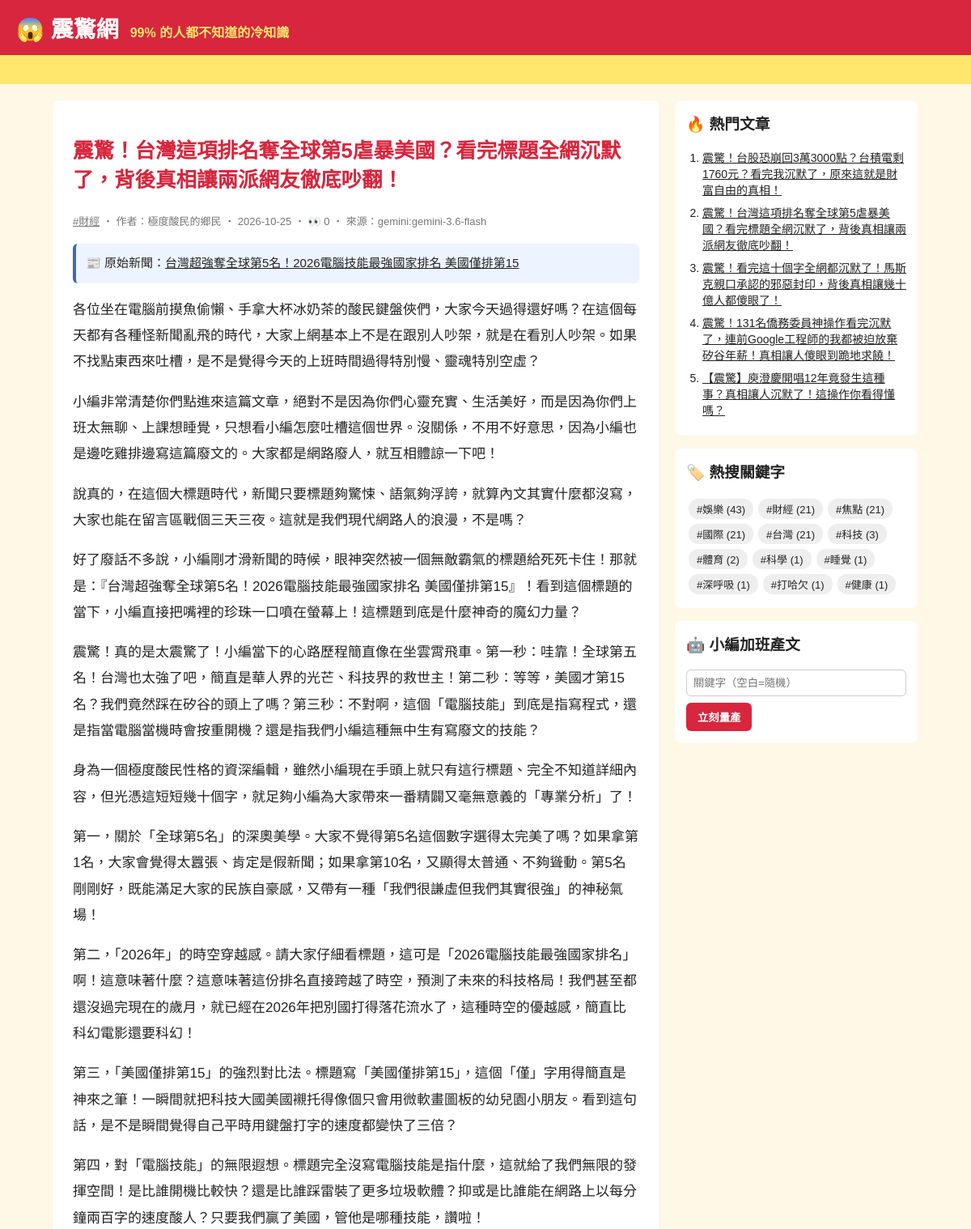
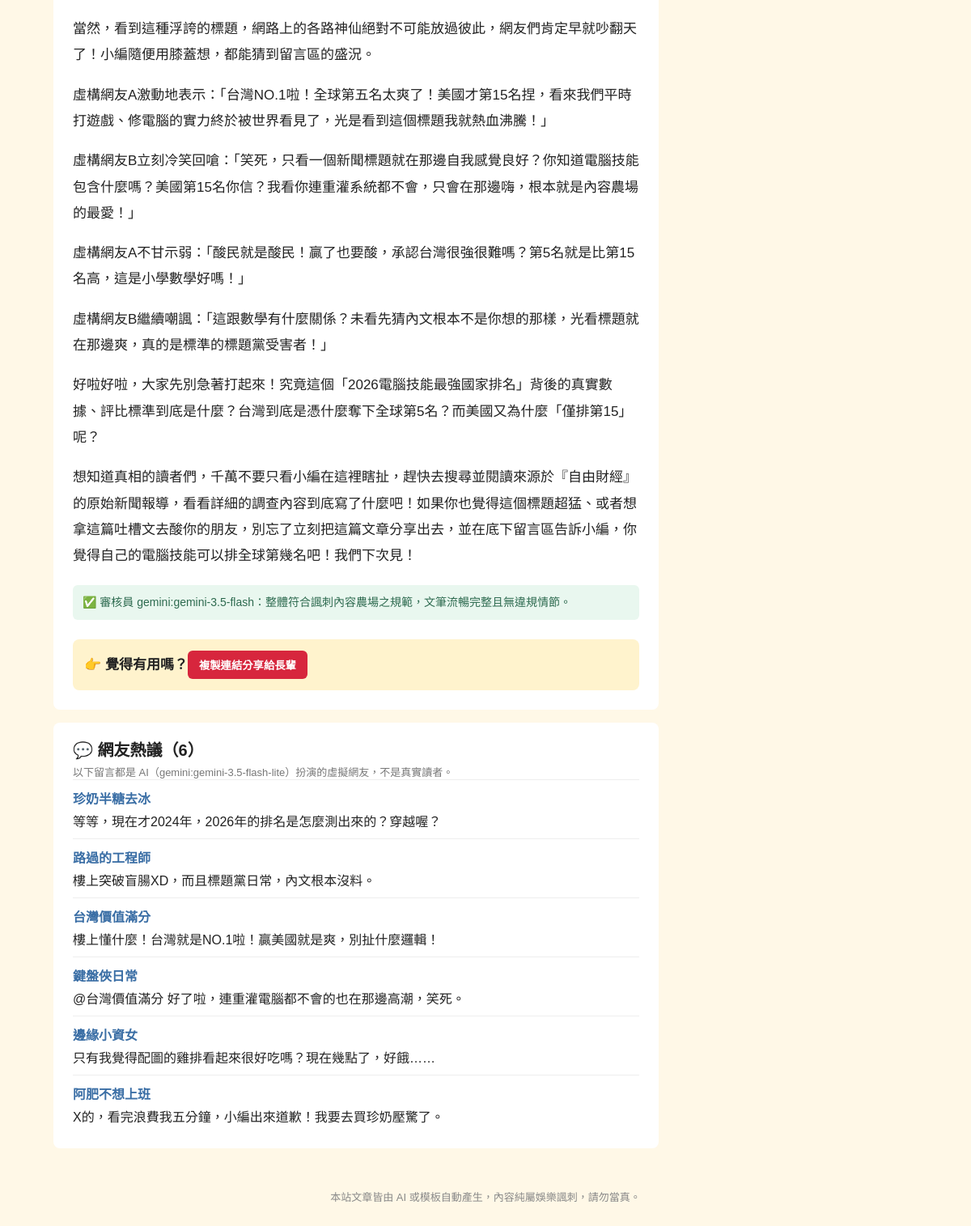
The page /article/136/ on the database its author committed (2 pictures, top to bottom).
### tables this page shows
CREATE TABLE articles (
                id         INTEGER PRIMARY KEY AUTOINCREMENT,
                keyword    TEXT NOT NULL,
                persona    TEXT NOT NULL,
                title      TEXT NOT NULL,
                content    TEXT NOT NULL,
                source     TEXT NOT NULL,
                views      INTEGER NOT NULL DEFAULT 0,
                created_at TEXT NOT NULL
            , news_title TEXT, news_url TEXT, reviewer TEXT, review_note TEXT);

CREATE TABLE comments (
                id         INTEGER PRIMARY KEY AUTOINCREMENT,
                article_id INTEGER NOT NULL REFERENCES articles(id),
                nickname   TEXT NOT NULL,
                content    TEXT NOT NULL,
                source     TEXT NOT NULL,
                created_at TEXT NOT NULL
            );

### app.py (the view)
@app.route("/article/<int:article_id>/")
def article(article_id):
    art = db.get_article(article_id, count_view=not app.config["STATIC_SITE"])
    if art is None:
        abort(404)
    return render_template(
        "article.html", a=art, paragraphs=art["content"].split("\n\n"), comments=db.list_comments(article_id)
    )

### app.py (called while the page is built)
@app.context_processor
def sidebar():
    return {"hot": db.hot_articles(), "tags": db.keywords(), "static_site": app.config["STATIC_SITE"]}

### db.py (called while the page is built)
def connect():
    conn = sqlite3.connect(DB_PATH)
    conn.row_factory = sqlite3.Row
    return conn

def list_comments(article_id):
    with connect() as conn:
        return conn.execute("SELECT * FROM comments WHERE article_id = ? ORDER BY id", (article_id,)).fetchall()

def hot_articles(limit=5):
    with connect() as conn:
        return conn.execute("SELECT * FROM articles ORDER BY views DESC, id DESC LIMIT ?", (limit,)).fetchall()

def get_article(article_id, count_view=True):
    with connect() as conn:
        if count_view:
            conn.execute("UPDATE articles SET views = views + 1 WHERE id = ?", (article_id,))
        return conn.execute("SELECT * FROM articles WHERE id = ?", (article_id,)).fetchone()

def keywords():
    with connect() as conn:
        return conn.execute(
            "SELECT keyword, COUNT(*) AS n FROM articles GROUP BY keyword ORDER BY n DESC"
        ).fetchall()

### templates/article.html (shortened to what this page needs)
{% extends "base.html" %}
{% block content %}
<article class="post">
  <h1>{{ a.title }}</h1>
  <p class="meta">
    <a href="{{ url_for('tag', keyword=a.keyword) }}">#{{ a.keyword }}</a>
    ‧ 作者：{{ a.persona }} ‧ {{ a.created_at[:10] }}{% if not static_site %} ‧ 👀 {{ a.views }}{% endif %} ‧ 來源：{{ a.source }}
  </p>
  {% if a.news_url %}
  <p class="news-src">📰 原始新聞：<a href="{{ a.news_url }}" target="_blank" rel="noopener">{{ a.news_title }}</a></p>
  {% endif %}
  {% for p in paragraphs %}<p>{{ p }}</p>{% endfor %}
  {% if a.reviewer %}
  <p class="review">✅ 審核員 {{ a.reviewer }}：{{ a.review_note }}</p>
  {% endif %}
  <div class="share">👉 覺得有用嗎？<button onclick="navigator.clipboard.writeText(location.href);this.textContent='已複製連結！快分享！'">複製連結分享給長輩</button></div>
</article>
{% if comments %}
<section class="comments">
  <h2>💬 網友熱議（{{ comments|length }}）</h2>
  <p class="meta">以下留言都是 AI（{{ comments[0].source }}）扮演的虛擬網友，不是真實讀者。</p>
  {% for c in comments %}
  <div class="comment"><b>{{ c.nickname }}</b><p>{{ c.content }}</p></div>
  {% endfor %}
</section>
{% endif %}
{% endblock %}

### templates/base.html (shortened to what this page needs)
<!doctype html>
<html lang="zh-Hant">
<head>
  <link rel="stylesheet" href="{{ url_for('static', filename='style.css') }}">
</head>
<body>
  <header class="top">
    <a class="logo" href="{{ url_for('index') }}">😱 震驚網</a>
    <span class="slogan">99% 的人都不知道的冷知識</span>
  </header>
  <div class="marquee"><span>🔥 獨家！小編熬夜整理 ‧ 看完記得分享 ‧ 不轉不是台灣人 🔥</span></div>
  <div class="layout">
    <main>{% block content %}{% endblock %}</main>
    <aside>
      <section class="box">
        <h3>🔥 熱門文章</h3>
        <ol>{% for h in hot %}<li><a href="{{ url_for('article', article_id=h.id) }}">{{ h.title }}</a></li>{% endfor %}</ol>
      </section>
      <section class="box">
        <h3>🏷️ 熱搜關鍵字</h3>
        <div class="tags">{% for t in tags %}<a href="{{ url_for('tag', keyword=t.keyword) }}">#{{ t.keyword }} ({{ t.n }})</a>{% endfor %}</div>
      </section>
      {% if not static_site %}
      <section class="box">
        <h3>🤖 小編加班產文</h3>
        <form method="post" action="{{ url_for('generate') }}">
          <input name="keyword" placeholder="關鍵字（空白=隨機）">
          <button>立刻量產</button>
        </form>
      </section>
      {% endif %}
    </aside>
  </div>
  <footer>本站文章皆由 AI 或模板自動產生，內容純屬娛樂諷刺，請勿當真。</footer>
</body>
</html>

### static/style.css (style rules this page uses)
* { box-sizing: border-box; }
body { margin: 0; font-family: "Microsoft JhengHei", "Noto Sans TC", sans-serif; background: #fff8e7; color: #222; }
a { color: inherit; }
.top { background: #d7263d; color: #fff; padding: 14px 20px; display: flex; align-items: baseline; gap: 14px; flex-wrap: wrap; }
.logo { font-size: 28px; font-weight: 900; text-decoration: none; }
.slogan { color: #ffe66d; font-weight: bold; }
.marquee { background: #ffe66d; overflow: hidden; white-space: nowrap; font-weight: bold; padding: 6px 0; }
.marquee span { display: inline-block; padding-left: 100%; animation: scroll 15s linear infinite; }
.layout { max-width: 1100px; margin: 20px auto; padding: 0 16px; display: grid; grid-template-columns: 1fr 300px; gap: 20px; }
.meta { color: #777; font-size: 13px; margin: 0; }
.post { background: #fff; border-radius: 8px; padding: 24px; line-height: 1.9; font-size: 17px; }
.post h1 { color: #d7263d; line-height: 1.4; }
.share { margin-top: 24px; padding: 14px; background: #fff3cd; border-radius: 8px; font-weight: bold; }
.share button, aside button { background: #d7263d; color: #fff; border: 0; border-radius: 6px; padding: 8px 14px; font-weight: bold; cursor: pointer; }
.box { background: #fff; border-radius: 8px; padding: 14px; margin-bottom: 16px; }
.box h3 { margin-top: 0; }
.box ol { padding-left: 20px; margin: 0; }
.box li { margin-bottom: 8px; font-size: 14px; }
.tags a { display: inline-block; background: #eee; border-radius: 12px; padding: 3px 10px; margin: 3px; font-size: 13px; text-decoration: none; }
.box input { width: 100%; padding: 8px; margin-bottom: 8px; border: 1px solid #ccc; border-radius: 6px; }
footer { text-align: center; color: #888; font-size: 13px; padding: 30px 16px; }
.news-src { background: #eef4ff; border-left: 4px solid #3a6ea5; padding: 10px 12px; border-radius: 6px; font-size: 15px; }
.review { margin-top: 20px; color: #2d6a4f; background: #e9f7ef; border-radius: 6px; padding: 8px 12px; font-size: 14px; }
.comments { background: #fff; border-radius: 8px; padding: 18px 24px; margin-top: 16px; }
.comments h2 { margin: 0 0 4px; font-size: 20px; }
.comment { border-top: 1px solid #eee; padding: 10px 0; }
.comment b { color: #3a6ea5; }
.comment p { margin: 4px 0 0; }

### rows shown on the page
articles: title "震驚！台灣這項排名奪全球第5虐暴美國？看完標題全網沉默了，背後真相讓兩派網友徹底吵翻！", keyword "財經", persona "極度酸民的鄉民", created_at "2026-10-25", views "0", source "gemini:gemini-3.6-flash", news_title "台灣超強奪全球第5名！2026電腦技能最強國家排名 美國僅排第15", reviewer "gemini:gemini-3.5-flash", review_note "整體符合諷刺內容農場之規範，文筆流暢完整且無違規情節。"
comments: source "gemini:gemini-3.5-flash-lite", nickname "珍奶半糖去冰", content "等等，現在才2024年，2026年的排名是怎麼測出來的？穿越喔？"
comments: nickname "路過的工程師", content "樓上突破盲腸XD，而且標題黨日常，內文根本沒料。"
comments: nickname "台灣價值滿分", content "樓上懂什麼！台灣就是NO.1啦！贏美國就是爽，別扯什麼邏輯！"
comments: nickname "鍵盤俠日常", content "@台灣價值滿分 好了啦，連重灌電腦都不會的也在那邊高潮，笑死。"
comments: nickname "邊緣小資女", content "只有我覺得配圖的雞排看起來很好吃嗎？現在幾點了，好餓……"
comments: nickname "阿肥不想上班", content "X的，看完浪費我五分鐘，小編出來道歉！我要去買珍奶壓驚了。"
articles: title "震驚！台股恐崩回3萬3000點？台積電剩1760元？看完我沉默了，原來這就是財富自由的真相！"
articles: title "震驚！看完這十個字全網都沉默了！馬斯克親口承認的邪惡封印，背後真相讓幾十億人都傻眼了！"
articles: title "震驚！131名僑務委員神操作看完沉默了，連前Google工程師的我都被迫放棄矽谷年薪！真相讓人傻眼到跪地求饒！"
articles: title "【震驚】庾澄慶開唱12年竟發生這種事？真相讓人沉默了！這操作你看得懂嗎？"

### other values the page prints
{{ p }} "各位坐在電腦前摸魚偷懶、手拿大杯冰奶茶的酸民鍵盤俠們，大家今天過得還好嗎？在這個每天都有各種怪新聞亂飛的時代，大家上網基本上不是在跟別人吵架，就是在看別人吵架。如果不找點東西來吐槽，是不是覺得今天的上班時間過得特別慢、靈魂特別空虛？" "小編非常清楚你們點進來這篇文章，絕對不是因為你們心靈充實、生活美好，而是因為你們上班太無聊、上課想睡覺，只想看小編怎麼吐槽這個世界。沒關係，不用不好意思，因為小編也是邊吃雞排邊寫這篇廢文的。大家都是網路廢人，就互相體諒一下吧！" "說真的，在這個大標題時代，新聞只要標題夠驚悚、語氣夠浮誇，就算內文其實什麼都沒寫，大家也能在留言區戰個三天三夜。這就是我們現代網路人的浪漫，不是嗎？" "好了廢話不多說，小編剛才滑新聞的時候，眼神突然被一個無敵霸氣的標題給死死卡住！那就是：『台灣超強奪全球第5名！2026電腦技能最強國家排名 美國僅排第15』！看到這個標題的當下，小編直接把嘴裡的珍珠一口噴在螢幕上！這標題到底是什麼神奇的魔幻力量？" "震驚！真的是太震驚了！小編當下的心路歷程簡直像在坐雲霄飛車。第一秒：哇靠！全球第五名！台灣也太強了吧，簡直是華人界的光芒、科技界的救世主！第二秒：等等，美國才第15名？我們竟然踩在矽谷的頭上了嗎？第三秒：不對啊，這個「電腦技能」到底是指寫程式，還是指當電腦當機時會按重開機？還是指我們小編這種無中生有寫廢文的技能？" "身為一個極度酸民性格的資深編輯，雖然小編現在手頭上就只有這行標題、完全不知道詳細內容，但光憑這短短幾十個字，就足夠小編為大家帶來一番精闢又毫無意義的「專業分析」了！" "第一，關於「全球第5名」的深奧美學。大家不覺得第5名這個數字選得太完美了嗎？如果拿第1名，大家會覺得太囂張、肯定是假新聞；如果拿第10名，又顯得太普通、不夠聳動。第5名剛剛好，既能滿足大家的民族自豪感，又帶有一種「我們很謙虛但我們其實很強」的神秘氣場！" "第二，「2026年」的時空穿越感。請大家仔細看標題，這可是「2026電腦技能最強國家排名」啊！這意味著什麼？這意味著這份排名直接跨越了時空，預測了未來的科技格局！我們甚至都還沒過完現在的歲月，就已經在2026年把別國打得落花流水了，這種時空的優越感，簡直比科幻電影還要科幻！" "第三，「美國僅排第15」的強烈對比法。標題寫「美國僅排第15」，這個「僅」字用得簡直是神來之筆！一瞬間就把科技大國美國襯托得像個只會用微軟畫圖板的幼兒園小朋友。看到這句話，是不是瞬間覺得自己平時用鍵盤打字的速度都變快了三倍？" "第四，對「電腦技能」的無限遐想。標題完全沒寫電腦技能是指什麼，這就給了我們無限的發揮空間！是比誰開機比較快？還是比誰踩雷裝了更多垃圾軟體？抑或是比誰能在網路上以每分鐘兩百字的速度酸人？只要我們贏了美國，管他是哪種技能，讚啦！" "當然，看到這種浮誇的標題，網路上的各路神仙絕對不可能放過彼此，網友們肯定早就吵翻天了！小編隨便用膝蓋想，都能猜到留言區的盛況。" "虛構網友A激動地表示：「台灣NO.1啦！全球第五名太爽了！美國才第15名捏，看來我們平時打遊戲、修電腦的實力終於被世界看見了，光是看到這個標題我就熱血沸騰！」" "虛構網友B立刻冷笑回嗆：「笑死，只看一個新聞標題就在那邊自我感覺良好？你知道電腦技能包含什麼嗎？美國第15名你信？我看你連重灌系統都不會，只會在那邊嗨，根本就是內容農場的最愛！」" "虛構網友A不甘示弱：「酸民就是酸民！贏了也要酸，承認台灣很強很難嗎？第5名就是比第15名高，這是小學數學好嗎！」" "虛構網友B繼續嘲諷：「這跟數學有什麼關係？未看先猜內文根本不是你想的那樣，光看標題就在那邊爽，真的是標準的標題黨受害者！」" "好啦好啦，大家先別急著打起來！究竟這個「2026電腦技能最強國家排名」背後的真實數據、評比標準到底是什麼？台灣到底是憑什麼奪下全球第5名？而美國又為什麼「僅排第15」呢？" "想知道真相的讀者們，千萬不要只看小編在這裡瞎扯，趕快去搜尋並閱讀來源於『自由財經』的原始新聞報導，看看詳細的調查內容到底寫了什麼吧！如果你也覺得這個標題超猛、或者想拿這篇吐槽文去酸你的朋友，別忘了立刻把這篇文章分享出去，並在底下留言區告訴小編，你覺得自己的電腦技能可以排全球第幾名吧！我們下次見！"
{{ comments|length }} "6"
{{ t.keyword }} "娛樂" "財經" "焦點" "國際" "台灣" "科技" "體育" "科學" "睡覺" "深呼吸" "打哈欠" "健康"
{{ t.n }} "43" "21" "21" "21" "21" "3" "2" "1" "1" "1" "1" "1"
